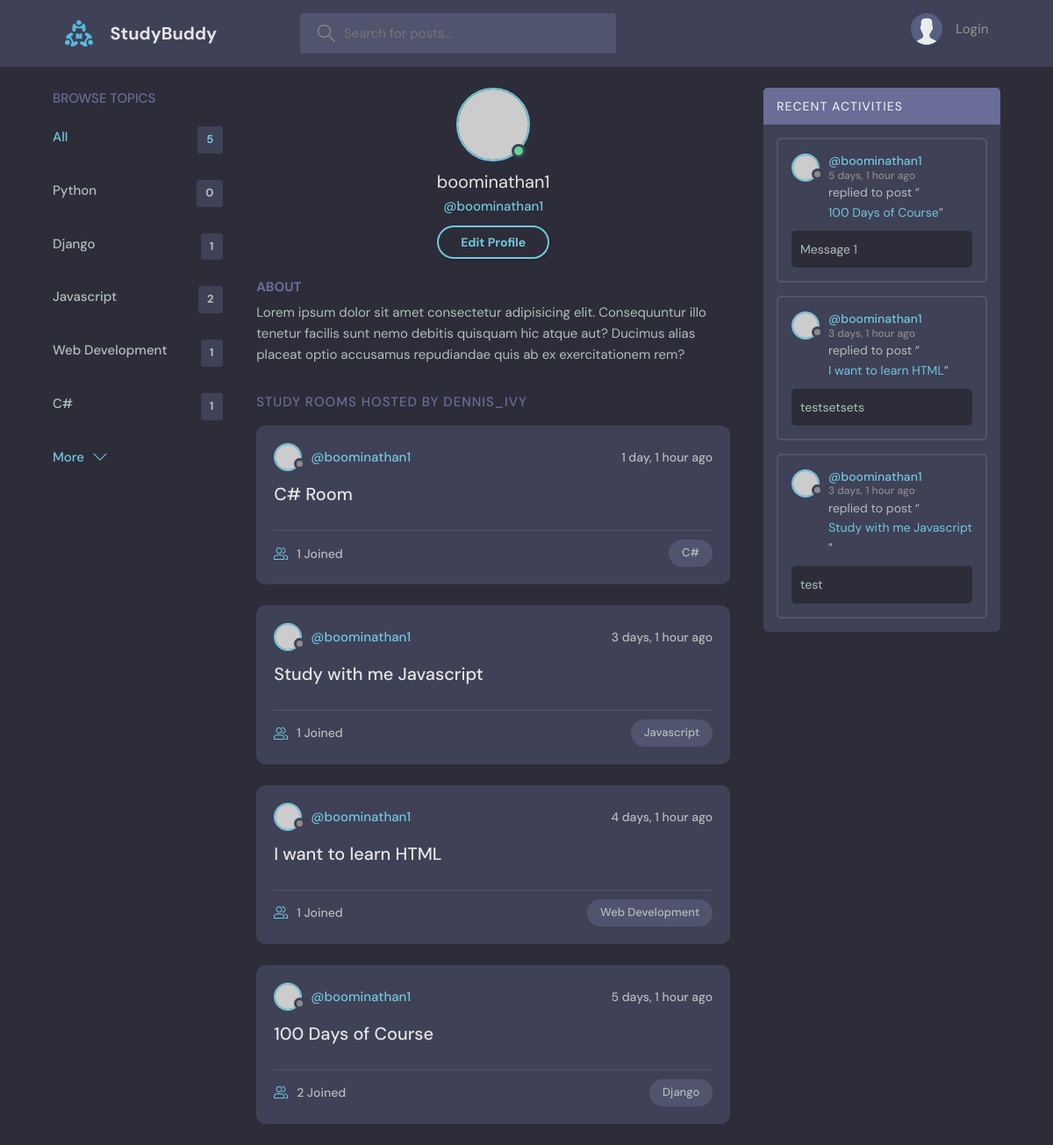
The app's page /profile/2/ with its own data.
### base/models.py (models this page shows, shortened)
class Topic(models.Model):
    name = models.CharField(max_length=200)

class Room(models.Model):
    host = models.ForeignKey(User, on_delete=models.SET_NULL,null=True)
    topic = models.ForeignKey(Topic, on_delete=models.SET_NULL,null=True)
    name = models.CharField(max_length=200)
    description = models.TextField(null=True, blank=True)
    participants = models.ManyToManyField(User, related_name='participants',blank=True)
    updated = models.DateField(auto_now=True)
    created = models.DateField(auto_now_add=True)
    class Meta:
        ordering = ['-updated','-created']
    def __str__(self):
        return self.name

class Message (models.Model):
    user = models.ForeignKey(User, on_delete=models.CASCADE)
    room = models.ForeignKey(Room, on_delete=models.CASCADE)
    body = models.TextField(null=True)
    updated = models.DateField(auto_now=True)
    created = models.DateField(auto_now_add=True)
    def __str__(self):
        return self.body[0:50]

### base/views.py (the view)
# urls.py: path('profile/<str:pk>/',views.userProfile,name="user-profile"),
def userProfile(request, pk):
    user = User.objects.get(id=pk)
    rooms = user.room_set.all()
    room_messages = user.message_set.all()
    topics = Topic.objects.all()
    context = {'user': user, 'rooms': rooms,
               'room_messages': room_messages, 'topics': topics}
    return render(request, 'base/profile.html', context)

### base/templates/base/profile.html
{% extends "main.html" %}
{% block content %}
  <main class="profile-page layout layout--3">
    <div class="container">
      {% include "base/topics_component.html" %}
      <div class="roomList">
        <div class="profile">
          <div class="profile__avatar">
            <div class="avatar avatar--large active">
              <img src="https://randomuser.me/api/portraits/men/11.jpg" />
            </div>
          </div>
          <div class="profile__info">
            <h3>{{user}}</h3>
            <p>@{{user.username}}</p>
            <a href="{% url "update-user" %}" class="btn btn--main btn--pill">Edit Profile</a>
          </div>
          <div class="profile__about">
            <h3>About</h3>
            <p>
              Lorem ipsum dolor sit amet consectetur adipisicing elit. Consequuntur illo tenetur
              facilis sunt nemo debitis quisquam hic atque aut? Ducimus alias placeat optio
              accusamus repudiandae quis ab ex exercitationem rem?
            </p>
          </div>
        </div>
        <div class="roomList__header">
          <div>
            <h2>Study Rooms Hosted by dennis_ivy</a>
            </h2>
          </div>
        </div>
        {% include "base/feed_component.html" %}
      </div>
      <div class="activities">
        <div class="activities__header">
          <h2>Recent Activities</h2>
        </div>
        {% include "base/activity_component.html" %}
      </div>
    </div>
  </main>
{% endblock %}

### base/templates/base/topics_component.html
<div class="topics">
    <div class="topics__header">
      <h2>Browse Topics</h2>
    </div>
    <ul class="topics__list">
      <li>
        <a href="{% url "home" %}" class="active">All <span>{{topics.count}}</span></a>
      </li>
      {% for topic in topics %}
      <li><a href="{% url 'home' %}?q={{topic.name}}">{{topic.name}} <span>{{topic.room_set.all.count}}</span></a></li>
      {% endfor %}
    </ul>
    <a class="btn btn--link" href="{% url "topics" %}">
      More
      <svg version="1.1" xmlns="http://www.w3.org/2000/svg" width="32" height="32" viewBox="0 0 32 32">
        <title>chevron-down</title>
        <path d="M16 21l-13-13h-3l16 16 16-16h-3l-13 13z"></path>
      </svg>
    </a>
  </div>

### base/templates/base/feed_component.html (shortened to what this page needs)
{% for room in rooms%}
<div class="roomListRoom">
    <div class="roomListRoom__header">
      <a href="{% url "user-profile" room.host.id %}" class="roomListRoom__author">
        <div class="avatar avatar--small">
          <img src="https://randomuser.me/api/portraits/women/11.jpg" />
        </div>
        <span>@{{room.host.username}}</span>
      </a>
      <div class="roomListRoom__actions">
        <span>{{room.created|timesince}} ago</span>
      </div>
    </div>
    <div class="roomListRoom__content">
      <a href="{% url 'room' room.id %}">{{room.name}}</a>
    </div>
    <div class="roomListRoom__meta">
      <a href="room.html" class="roomListRoom__joined">
        {{room.participants.all.count}} Joined
      </a>
      <p class="roomListRoom__topic">{{room.topic.name}}</p>
    </div>
  </div>
{% endfor %}

### base/templates/base/activity_component.html (shortened to what this page needs)
{% for message in room_messages %}
<div class="activities__box">
    <div class="activities__boxHeader roomListRoom__header">
      <a href="{% url "user-profile" message.user.id %}" class="roomListRoom__author">
        <div class="avatar avatar--small">
          <img src="https://randomuser.me/api/portraits/women/11.jpg" />
        </div>
        <p>
          @{{message.user}}
          <span>{{message.created|timesince}} ago</span>
        </p>
      </a>
    </div>
    <div class="activities__boxContent">
      <p>replied to post “<a href="{% url "room" message.room.id %}">{{message.room}}</a>”</p>
      <div class="activities__boxRoomContent">
        {{message}}
      </div>
    </div>
  </div>
  {% endfor %}

### records on screen
Topic: name "Python", room_set.all.count "0"
Topic: name "Django", room_set.all.count "1"
Topic: name "Javascript", room_set.all.count "2"
Topic: name "Web Development", room_set.all.count "1"
Topic: name "C#", room_set.all.count "1"
Room: host.username "boominathan1", created "1 day, 1 hour", name "C# Room", participants.all.count "1", topic.name "C#"
Room: host.username "boominathan1", created "3 days, 1 hour", name "Study with me Javascript", participants.all.count "1", topic.name "Javascript"
Room: host.username "boominathan1", created "4 days, 1 hour", name "I want to learn HTML", participants.all.count "1", topic.name "Web Development"
Room: host.username "boominathan1", created "5 days, 1 hour", name "100 Days of Course", participants.all.count "2", topic.name "Django"
Message: user "boominathan1", created "5 days, 1 hour", room "100 Days of Course", body "Message 1"
Message: user "boominathan1", created "3 days, 1 hour", room "I want to learn HTML", body "testsetsets"
Message: user "boominathan1", created "3 days, 1 hour", room "Study with me Javascript", body "test"

### other values on screen
{{ topics.count }} "5"
{{ user }} "boominathan1"
{{ user.username }} "boominathan1"
